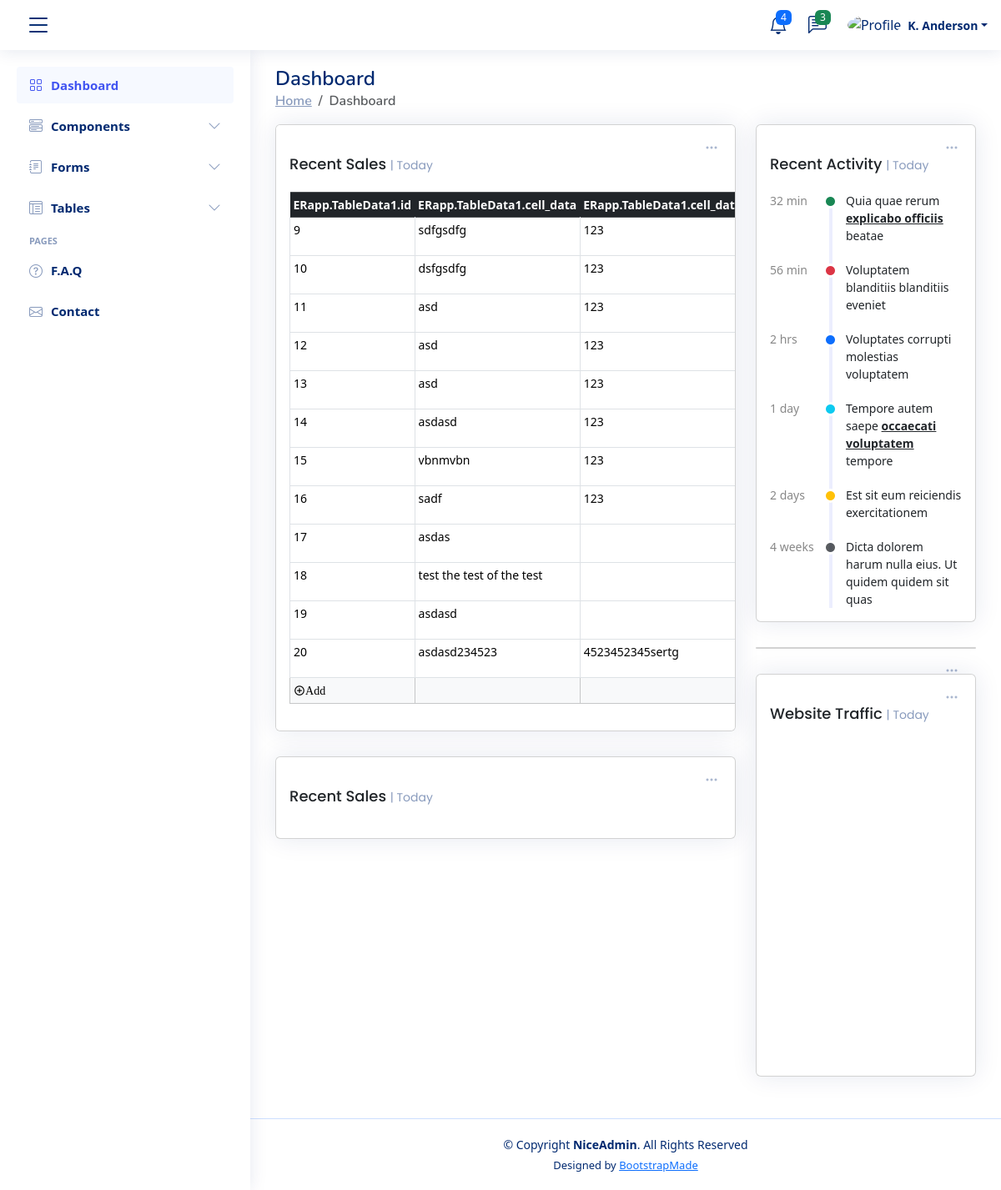
Before: /formT/ with the older database file.
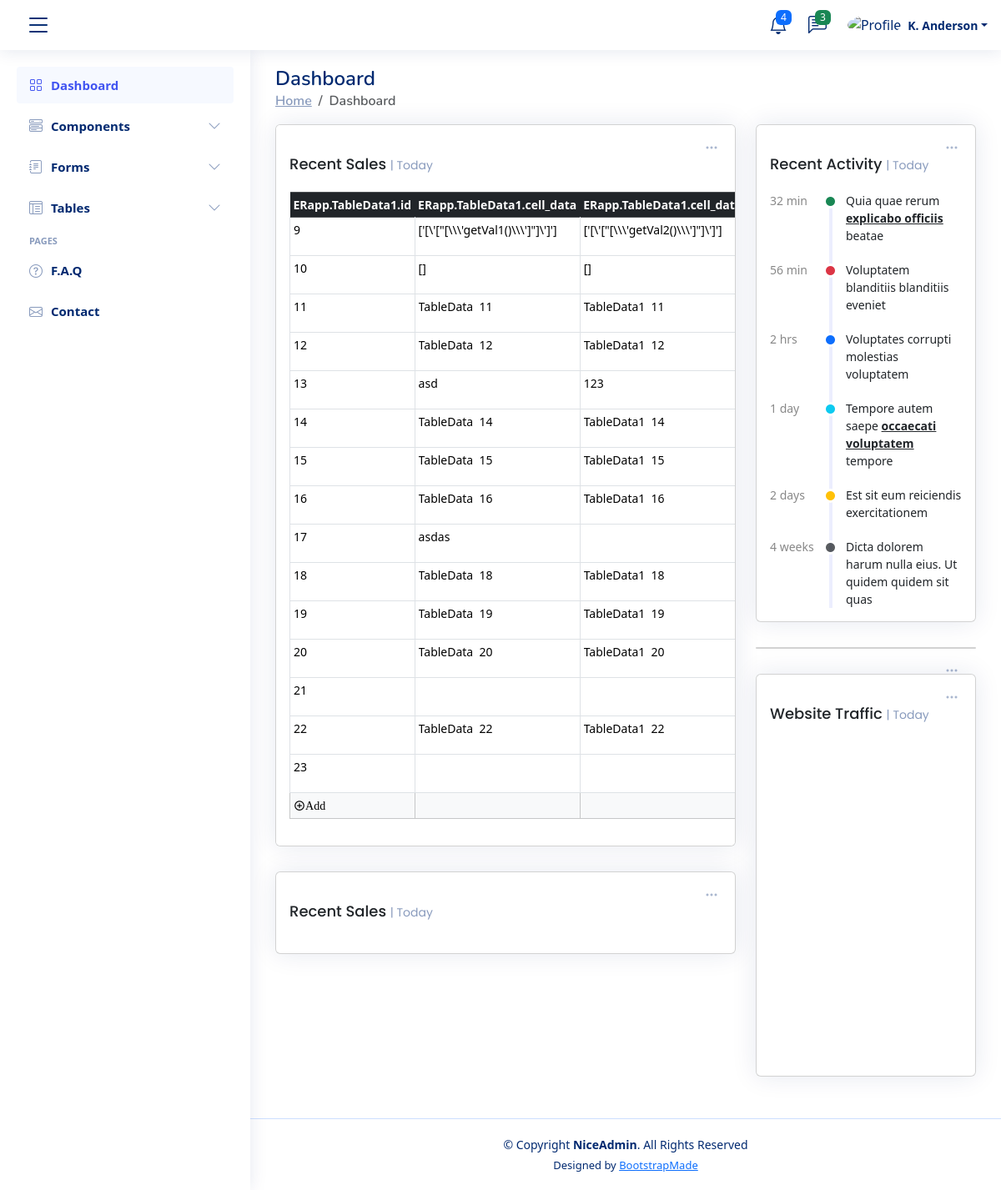
After: the same page with the newer database file.
### ERapp/models.py (models this page shows, shortened)
class TableData1(models.Model):
    cell_data = models.CharField(max_length=255)
    cell_data2 = models.CharField(max_length=255)

### ERapp/views.py (the view)
# urls.py: path('formT/',table_view ),
def table_view(request): # add row
    if request.method == 'POST':
        cell_data1=request.POST.get("cell_data")
        cell_data2=request.POST.get("cell_data2")
        if cell_data1 or cell_data2:
            data = TableData1(cell_data=cell_data1,cell_data2=cell_data2)
            data.save()
            return redirect('/formT/')
    else:
        form = TableDataForm1()
    data = TableData1.objects.all()
    col_count = data.count()
    column_names = TableData1._meta.get_fields()
    return render(request, 'html/formPage.html', {'form': form, 'data': data , 'col_count':col_count ,'column_names': column_names})

### ERapp/forms.py
class TableDataForm1(forms.ModelForm):
    class Meta:
        model = TableData1
        fields = ['cell_data']

### ERapp/templates/html/formPage.html (shortened to what this page needs)
{% load static %}
<!DOCTYPE html>
<html lang="en">
<head>
  <link href="{% static 'css/style.css' %}" rel="stylesheet" type="text/css">
  <link href="{% static 'vendor/bootstrap/css/bootstrap.min.css' %}" rel="stylesheet">
  <link href="{% static 'vendor/bootstrap-icons/bootstrap-icons.css' %}" rel="stylesheet">
  <link href="{% static 'vendor/boxicons/css/boxicons.min.css' %}" rel="stylesheet">
  <link href="{% static 'vendor/quill/quill.snow.css' %}" rel="stylesheet">
  <link href="{% static 'vendor/quill/quill.bubble.css' %}" rel="stylesheet">
  <link href="{% static 'vendor/remixicon/remixicon.css' %}" rel="stylesheet">
  <link href="{% static 'vendor/simple-datatables/style.css' %}" rel="stylesheet">
</head>
<body>
  <header id="header" class="header fixed-top d-flex align-items-center">
    <div class="d-flex align-items-center justify-content-between">
      <i class="bi bi-list toggle-sidebar-btn"></i>
    </div>
    <nav class="header-nav ms-auto">
      <ul class="d-flex align-items-center">
        <li class="nav-item dropdown">
          <a class="nav-link nav-icon" href="#" data-bs-toggle="dropdown">
            <i class="bi bi-bell"></i>
            <span class="badge bg-primary badge-number">4</span>
          </a>
        </li>
        <li class="nav-item dropdown">
          <a class="nav-link nav-icon" href="#" data-bs-toggle="dropdown">
            <i class="bi bi-chat-left-text"></i>
            <span class="badge bg-success badge-number">3</span>
          </a>
        </li>
        <li class="nav-item dropdown pe-3">
          <a class="nav-link nav-profile d-flex align-items-center pe-0" href="#" data-bs-toggle="dropdown">
            <img src="assets/img/profile-img.jpg" alt="Profile" class="rounded-circle">
            <span class="d-none d-md-block dropdown-toggle ps-2">K. Anderson</span>
          </a>
        </li>
      </ul>
    </nav>
  </header>
  <aside id="sidebar" class="sidebar">
    <ul class="sidebar-nav" id="sidebar-nav">
      <li class="nav-item">
        <a class="nav-link " href="index.html">
          <i class="bi bi-grid"></i>
          <span>Dashboard</span>
        </a>
      </li>
      <li class="nav-item">
        <a class="nav-link collapsed" data-bs-target="#components-nav" data-bs-toggle="collapse" href="#">
          <i class="bi bi-menu-button-wide"></i><span>Components</span><i class="bi bi-chevron-down ms-auto"></i>
        </a>
      </li>
      <li class="nav-item">
        <a class="nav-link collapsed" data-bs-target="#forms-nav" data-bs-toggle="collapse" href="#">
          <i class="bi bi-journal-text"></i><span>Forms</span><i class="bi bi-chevron-down ms-auto"></i>
        </a>
      </li>
      <li class="nav-item">
        <a class="nav-link collapsed" data-bs-target="#tables-nav" data-bs-toggle="collapse" href="#">
          <i class="bi bi-layout-text-window-reverse"></i><span>Tables</span><i class="bi bi-chevron-down ms-auto"></i>
        </a>
      </li>
      <li class="nav-heading">Pages</li>
      <li class="nav-item">
        <a class="nav-link collapsed" href="pages-faq.html">
          <i class="bi bi-question-circle"></i>
          <span>F.A.Q</span>
        </a>
      </li>
      <li class="nav-item">
        <a class="nav-link collapsed" href="pages-contact.html">
          <i class="bi bi-envelope"></i>
          <span>Contact</span>
        </a>
      </li>
    </ul>
  </aside>
  <main id="main" class="main">
    <div class="pagetitle">
      <h1>Dashboard</h1>
      <nav>
        <ol class="breadcrumb">
          <li class="breadcrumb-item"><a href="index.html">Home</a></li>
          <li class="breadcrumb-item active">Dashboard</li>
        </ol>
      </nav>
    </div>
    <section class="section dashboard">
      <div class="row">
        <div class="col-lg-8">
          <div class="row">
            <div class="col-12">
              <div class="card recent-sales overflow-auto">
                <div class="filter">
                  <a class="icon" href="#" data-bs-toggle="dropdown"><i class="bi bi-three-dots"></i></a>
                </div>
                <div class="card-body">
                  <h5 class="card-title">Recent Sales <span>| Today</span></h5>
                  <form method="post"  >
                    <table class="table  table-sm table-hover   table-bordered  w-auto table-responsive  " id="tableDATA">
                        <thead class="table-dark">
                            {% for column_name in column_names %}
                            <th>{{ column_name }}</th>
                            {% endfor %}
                        </thead>
                        <tbody>
                            {% for item in data %}
                            <tr>
                                <td><p style=" width:auto">{{ item.id }}</p></td>
                                <td class="td_input_cell"><input class="input_table_data" type="text" name="cell_data2" id="cell_data2{{ item.id }}" value="{{ item.cell_data }}"  ></td>
                                <td class="td_input_cell"><input class="input_table_data" type="text" name="cell_data3" id="cell_data3{{ item.id }}" value="{{ item.cell_data2 }}"  ></td>
                            </tr>
                            {% endfor %}
                        </tbody>
                        <tfoot>
                            <tr class="table-light">
                                <td><button type="submit" class="button_table_data" style="text-align:left;"><i class="ri-add-circle-line">Add</i></button></td>
                                <td class="td_input_cell"> <input class="input_table_data" type="text" name="cell_data" required ></td>
                                <td class="td_input_cell"><input class="input_table_data" type="text" name="cell_data2" required></td>
                            </tr>
                        </tfoot>
                    </table>
                </form>
                </div>
              </div>
            </div>
          </div>
            <div class="row">
              <div class="col-12">
                <div class="card recent-sales overflow-auto">
                  <div class="filter">
                    <a class="icon" href="#" data-bs-toggle="dropdown"><i class="bi bi-three-dots"></i></a>
                  </div>
                  <div class="card-body">
                    <h5 class="card-title">Recent Sales <span>| Today</span></h5>
                  </div>
                </div>
              </div>
          </div>
        </div>
        <div class="col-lg-4">
          <div class="card">
            <div class="filter">
              <a class="icon" href="#" data-bs-toggle="dropdown"><i class="bi bi-three-dots"></i></a>
            </div>
            <div class="card-body">
              <h5 class="card-title">Recent Activity <span>| Today</span></h5>
              <div class="activity">
                <div class="activity-item d-flex">
                  <div class="activite-label">32 min</div>
                  <i class='bi bi-circle-fill activity-badge text-success align-self-start'></i>
                  <div class="activity-content">
                    Quia quae rerum <a href="#" class="fw-bold text-dark">explicabo officiis</a> beatae
                  </div>
                </div>
                <div class="activity-item d-flex">
                  <div class="activite-label">56 min</div>
                  <i class='bi bi-circle-fill activity-badge text-danger align-self-start'></i>
                  <div class="activity-content">
                    Voluptatem blanditiis blanditiis eveniet
                  </div>
                </div>
                <div class="activity-item d-flex">
                  <div class="activite-label">2 hrs</div>
                  <i class='bi bi-circle-fill activity-badge text-primary align-self-start'></i>
                  <div class="activity-content">
                    Voluptates corrupti molestias voluptatem
                  </div>
                </div>
                <div class="activity-item d-flex">
                  <div class="activite-label">1 day</div>
                  <i class='bi bi-circle-fill activity-badge text-info align-self-start'></i>
                  <div class="activity-content">
                    Tempore autem saepe <a href="#" class="fw-bold text-dark">occaecati voluptatem</a> tempore
                  </div>
                </div>
                <div class="activity-item d-flex">
                  <div class="activite-label">2 days</div>
                  <i class='bi bi-circle-fill activity-badge text-warning align-self-start'></i>
                  <div class="activity-content">
                    Est sit eum reiciendis exercitationem
                  </div>
                </div>
                <div class="activity-item d-flex">
                  <div class="activite-label">4 weeks</div>
                  <i class='bi bi-circle-fill activity-badge text-muted align-self-start'></i>
                  <div class="activity-content">
                    Dicta dolorem harum nulla eius. Ut quidem quidem sit quas
                  </div>
                </div>
              </div>
            </div>
          </div>
          <div class="card">
            <div class="filter">
              <a class="icon" href="#" data-bs-toggle="dropdown"><i class="bi bi-three-dots"></i></a>
            </div>
          </div>
          <div class="card">
            <div class="filter">
              <a class="icon" href="#" data-bs-toggle="dropdown"><i class="bi bi-three-dots"></i></a>
            </div>
            <div class="card-body pb-0">
              <h5 class="card-title">Website Traffic <span>| Today</span></h5>
              <div id="trafficChart" style="min-height: 400px;" class="echart"></div>
            </div>
          </div>
        </div>
      </div>
    </section>
  </main>
  <footer id="footer" class="footer">
    <div class="copyright">
      &copy; Copyright <strong><span>NiceAdmin</span></strong>. All Rights Reserved
    </div>
    <div class="credits">
      Designed by <a href="https://bootstrapmade.com/">BootstrapMade</a>
    </div>
  </footer>
</body>
</html>

Changed rows visible on the page:
changed TableData1 id 9: cell_data2 "sdfgsdfg" → "['[\\'[\"[\\\\\\'getVal1()\\\\\\']\"]\\']']"; cell_data3 "123" → "['[\\'[\"[\\\\\\'getVal2()\\\\\\']\"]\\']']"
changed TableData1 id 10: cell_data2 "dsfgsdfg" → "[]"; cell_data3 "123" → "[]"
changed TableData1 id 11: cell_data2 "asd" → "TableData 11"; cell_data3 "123" → "TableData1 11"
changed TableData1 id 12: cell_data2 "asd" → "TableData 12"; cell_data3 "123" → "TableData1 12"
changed TableData1 id 14: cell_data2 "asdasd" → "TableData 14"; cell_data3 "123" → "TableData1 14"
changed TableData1 id 15: cell_data2 "vbnmvbn" → "TableData 15"; cell_data3 "123" → "TableData1 15"
changed TableData1 id 16: cell_data2 "sadf" → "TableData 16"; cell_data3 "123" → "TableData1 16"
changed TableData1 id 18: cell_data2 "test the test of the test" → "TableData 18"; cell_data3 (not shown) → "TableData1 18"
changed TableData1 id 19: cell_data2 "asdasd" → "TableData 19"; cell_data3 (not shown) → "TableData1 19"
changed TableData1 id 20: cell_data2 "asdasd234523" → "TableData 20"; cell_data3 "4523452345sertg" → "TableData1 20"
added TableData1: id "21"
added TableData1: id "22", cell_data2 "TableData 22", cell_data3 "TableData1 22"
added TableData1: id "23"
